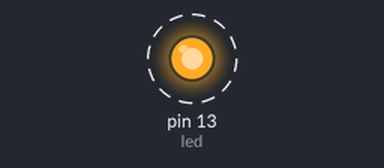
The sketch below on a simulated Arduino Uno, built with avr-gcc and run on an emulated ATmega328P. Parts: output pins drawn as LEDs (lit = HIGH). Dashed ring = blinking. What the sketch prints to the serial monitor is not drawn.

Above: at 0.1 s.
Timing chart, 0 to 3.0 s (numbered marks = the images above):
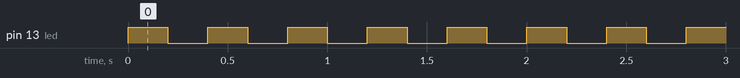

Measured:
- by itself, pin 13 (led): alternates HIGH for 0.20 s and LOW for 0.20 s

The sketch:

vsTest.ino
```cpp
#define led 13

void setup(){

    Serial.begin(9600);
    pinMode(led, OUTPUT);
}

void loop(){

    digitalWrite(led, HIGH);
    Serial.println("HIGH");
    delay(200);
    digitalWrite(led, LOW);
    Serial.println("LOW");
    delay(200);

}
```
